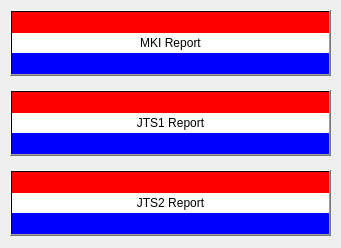
<?xml version="1.0" encoding="UTF-8"?>
<ui version="4.0">
 <class>MainWindow</class>
 <widget class="QMainWindow" name="MainWindow">
  <property name="geometry">
   <rect>
    <x>0</x>
    <y>0</y>
    <width>341</width>
    <height>248</height>
   </rect>
  </property>
  <property name="windowTitle">
   <string>Generate Report</string>
  </property>
  <property name="windowIcon">
   <iconset>
    <normaloff>../CycleCount/Cycle Counting/REPORT/Assets/icon.ico</normaloff>../CycleCount/Cycle Counting/REPORT/Assets/icon.ico</iconset>
  </property>
  <property name="styleSheet">
   <string notr="true"/>
  </property>
  <property name="toolButtonStyle">
   <enum>Qt::ToolButtonTextBesideIcon</enum>
  </property>
  <widget class="QWidget" name="centralwidget">
   <widget class="QPushButton" name="btn_post">
    <property name="geometry">
     <rect>
      <x>10</x>
      <y>10</y>
      <width>321</width>
      <height>66</height>
     </rect>
    </property>
    <property name="styleSheet">
     <string notr="true">background-color: qlineargradient(spread:pad, x1:0, y1:0, x2:0, y2:1, stop:0 rgba(255, 0, 0, 255), stop:0.339795 rgba(255, 0, 0, 255), stop:0.339799 rgba(255, 255, 255, 255), stop:0.662444 rgba(255, 255, 255, 255), stop:0.662469 rgba(0, 0, 255, 255), stop:1 rgba(0, 0, 255, 255));
font: 75 10pt &quot;MS Shell Dlg 2&quot;;
font: 10pt &quot;MS Shell Dlg 2&quot;;
</string>
    </property>
    <property name="text">
     <string>MKI Report</string>
    </property>
    <property name="icon">
     <iconset>
      <normaloff>../CycleCount/Cycle Counting/REPORT/Assets/icons8-open-file-folder-96.png</normaloff>../CycleCount/Cycle Counting/REPORT/Assets/icons8-open-file-folder-96.png</iconset>
    </property>
    <property name="iconSize">
     <size>
      <width>66</width>
      <height>66</height>
     </size>
    </property>
   </widget>
   <widget class="QPushButton" name="btn_post_2">
    <property name="geometry">
     <rect>
      <x>10</x>
      <y>170</y>
      <width>321</width>
      <height>66</height>
     </rect>
    </property>
    <property name="styleSheet">
     <string notr="true">background-color: qlineargradient(spread:pad, x1:0, y1:0, x2:0, y2:1, stop:0 rgba(255, 0, 0, 255), stop:0.339795 rgba(255, 0, 0, 255), stop:0.339799 rgba(255, 255, 255, 255), stop:0.662444 rgba(255, 255, 255, 255), stop:0.662469 rgba(0, 0, 255, 255), stop:1 rgba(0, 0, 255, 255));
font: 10pt &quot;MS Shell Dlg 2&quot;;
</string>
    </property>
    <property name="text">
     <string>JTS2 Report</string>
    </property>
    <property name="icon">
     <iconset>
      <normaloff>../CycleCount/Cycle Counting/REPORT/Assets/icons8-open-file-folder-96.png</normaloff>../CycleCount/Cycle Counting/REPORT/Assets/icons8-open-file-folder-96.png</iconset>
    </property>
    <property name="iconSize">
     <size>
      <width>66</width>
      <height>66</height>
     </size>
    </property>
   </widget>
   <widget class="QPushButton" name="btn_post_3">
    <property name="geometry">
     <rect>
      <x>10</x>
      <y>90</y>
      <width>321</width>
      <height>66</height>
     </rect>
    </property>
    <property name="styleSheet">
     <string notr="true">background-color: qlineargradient(spread:pad, x1:0, y1:0, x2:0, y2:1, stop:0 rgba(255, 0, 0, 255), stop:0.339795 rgba(255, 0, 0, 255), stop:0.339799 rgba(255, 255, 255, 255), stop:0.662444 rgba(255, 255, 255, 255), stop:0.662469 rgba(0, 0, 255, 255), stop:1 rgba(0, 0, 255, 255));
font: 10pt &quot;MS Shell Dlg 2&quot;;
</string>
    </property>
    <property name="text">
     <string>JTS1 Report</string>
    </property>
    <property name="icon">
     <iconset>
      <normaloff>../CycleCount/Cycle Counting/REPORT/Assets/icons8-open-file-folder-96.png</normaloff>../CycleCount/Cycle Counting/REPORT/Assets/icons8-open-file-folder-96.png</iconset>
    </property>
    <property name="iconSize">
     <size>
      <width>66</width>
      <height>66</height>
     </size>
    </property>
   </widget>
  </widget>
 </widget>
 <resources/>
 <connections/>
</ui>
